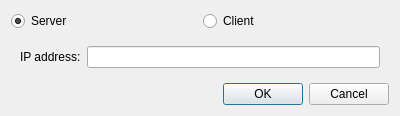
<?xml version="1.0" encoding="UTF-8"?>
<ui version="4.0">
 <class>RunDlg</class>
 <widget class="QDialog" name="RunDlg">
  <property name="windowModality">
   <enum>Qt::ApplicationModal</enum>
  </property>
  <property name="geometry">
   <rect>
    <x>0</x>
    <y>0</y>
    <width>400</width>
    <height>114</height>
   </rect>
  </property>
  <property name="windowTitle">
   <string>Start as..</string>
  </property>
  <property name="locale">
   <locale language="English" country="UnitedStates"/>
  </property>
  <layout class="QVBoxLayout" name="verticalLayout">
   <item>
    <layout class="QHBoxLayout" name="horizontalLayout">
     <item>
      <widget class="QRadioButton" name="serverRbx">
       <property name="text">
        <string>Server</string>
       </property>
       <property name="checked">
        <bool>true</bool>
       </property>
      </widget>
     </item>
     <item>
      <widget class="QRadioButton" name="clientRbx">
       <property name="text">
        <string>Client</string>
       </property>
      </widget>
     </item>
    </layout>
   </item>
   <item>
    <layout class="QHBoxLayout" name="horizontalLayout_2">
     <item>
      <widget class="QWidget" name="hidenWidget" native="true">
       <property name="sizePolicy">
        <sizepolicy hsizetype="Preferred" vsizetype="Preferred">
         <horstretch>0</horstretch>
         <verstretch>0</verstretch>
        </sizepolicy>
       </property>
       <property name="minimumSize">
        <size>
         <width>0</width>
         <height>0</height>
        </size>
       </property>
       <layout class="QHBoxLayout" name="horizontalLayout_4">
        <item>
         <widget class="QLabel" name="ipLbl">
          <property name="text">
           <string>IP address:</string>
          </property>
         </widget>
        </item>
        <item>
         <widget class="QLineEdit" name="ipEdit"/>
        </item>
       </layout>
      </widget>
     </item>
    </layout>
   </item>
   <item>
    <layout class="QHBoxLayout" name="horizontalLayout_3">
     <item>
      <spacer name="horizontalSpacer">
       <property name="orientation">
        <enum>Qt::Horizontal</enum>
       </property>
       <property name="sizeHint" stdset="0">
        <size>
         <width>40</width>
         <height>20</height>
        </size>
       </property>
      </spacer>
     </item>
     <item>
      <widget class="QPushButton" name="okBtn">
       <property name="locale">
        <locale language="English" country="UnitedStates"/>
       </property>
       <property name="text">
        <string>OK</string>
       </property>
      </widget>
     </item>
     <item>
      <widget class="QPushButton" name="cancelBtn">
       <property name="text">
        <string>Cancel</string>
       </property>
      </widget>
     </item>
    </layout>
   </item>
  </layout>
 </widget>
 <resources/>
 <connections/>
</ui>
